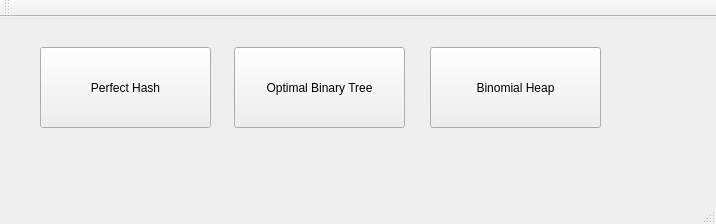
<?xml version="1.0" encoding="UTF-8"?>
<ui version="4.0">
 <class>AlgorytmsScladnistLabInterFaceClass</class>
 <widget class="QMainWindow" name="AlgorytmsScladnistLabInterFaceClass">
  <property name="geometry">
   <rect>
    <x>0</x>
    <y>0</y>
    <width>716</width>
    <height>224</height>
   </rect>
  </property>
  <property name="windowTitle">
   <string>AlgorytmsScladnistLabInterFace</string>
  </property>
  <widget class="QWidget" name="centralWidget">
   <widget class="QPushButton" name="pushButton">
    <property name="geometry">
     <rect>
      <x>40</x>
      <y>30</y>
      <width>171</width>
      <height>81</height>
     </rect>
    </property>
    <property name="text">
     <string>Perfect Hash</string>
    </property>
   </widget>
   <widget class="QPushButton" name="pushButton_2">
    <property name="geometry">
     <rect>
      <x>234</x>
      <y>30</y>
      <width>171</width>
      <height>81</height>
     </rect>
    </property>
    <property name="text">
     <string>Optimal Binary Tree</string>
    </property>
   </widget>
   <widget class="QPushButton" name="pushButton_3">
    <property name="geometry">
     <rect>
      <x>430</x>
      <y>30</y>
      <width>171</width>
      <height>81</height>
     </rect>
    </property>
    <property name="text">
     <string>Binomial Heap</string>
    </property>
   </widget>
  </widget>
  <widget class="QMenuBar" name="menuBar">
   <property name="geometry">
    <rect>
     <x>0</x>
     <y>0</y>
     <width>716</width>
     <height>22</height>
    </rect>
   </property>
  </widget>
  <widget class="QToolBar" name="mainToolBar">
   <attribute name="toolBarArea">
    <enum>TopToolBarArea</enum>
   </attribute>
   <attribute name="toolBarBreak">
    <bool>false</bool>
   </attribute>
  </widget>
  <widget class="QStatusBar" name="statusBar"/>
 </widget>
 <layoutdefault spacing="6" margin="11"/>
 <resources>
  <include location="AlgorytmsScladnistLabInterFace.qrc"/>
 </resources>
 <connections>
  <connection>
   <sender>pushButton</sender>
   <signal>clicked()</signal>
   <receiver>AlgorytmsScladnistLabInterFaceClass</receiver>
   <slot>ShowPerfectHashWindow()</slot>
   <hints>
    <hint type="sourcelabel">
     <x>111</x>
     <y>98</y>
    </hint>
    <hint type="destinationlabel">
     <x>191</x>
     <y>223</y>
    </hint>
   </hints>
  </connection>
  <connection>
   <sender>pushButton_2</sender>
   <signal>clicked()</signal>
   <receiver>AlgorytmsScladnistLabInterFaceClass</receiver>
   <slot>ShowOptimalBinaryTreeWindow()</slot>
   <hints>
    <hint type="sourcelabel">
     <x>329</x>
     <y>117</y>
    </hint>
    <hint type="destinationlabel">
     <x>435</x>
     <y>204</y>
    </hint>
   </hints>
  </connection>
  <connection>
   <sender>pushButton_3</sender>
   <signal>clicked()</signal>
   <receiver>AlgorytmsScladnistLabInterFaceClass</receiver>
   <slot>ShowBinomialHeapWindow()</slot>
   <hints>
    <hint type="sourcelabel">
     <x>507</x>
     <y>109</y>
    </hint>
    <hint type="destinationlabel">
     <x>636</x>
     <y>155</y>
    </hint>
   </hints>
  </connection>
 </connections>
 <slots>
  <slot>ShowPerfectHashWindow()</slot>
  <slot>ShowOptimalBinaryTreeWindow()</slot>
  <slot>ShowBinomialHeapWindow()</slot>
 </slots>
</ui>
